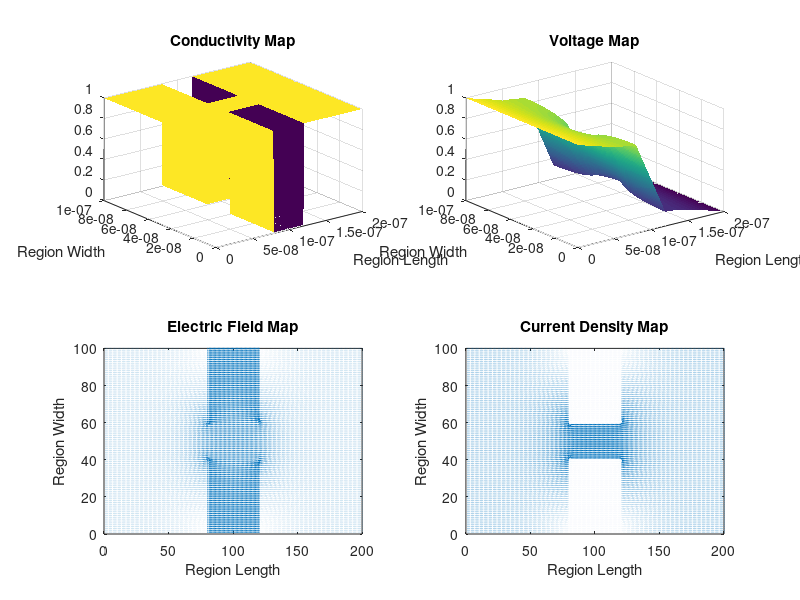

MATLAB code to generate this figure:
clear all
clc
set(0,'DefaultFigureWindowStyle','docked');

% Solving V=V0 @ x=0 and V=0 @ x=L in region LxW
% Implement funtion 'pbaspect' to fix Z aspect ratio

L = 200e-9;
W = 100e-9;
V0 = 1;

fMesh = 1;
nx = fMesh*200;
ny = fMesh*100;
La = linspace(0,L,nx);
Wa = linspace(0,W,ny);
G = sparse(nx*ny);
%V = sparse(nx,ny);
F = sparse(1,nx*ny);


Acond = 1;              % background conductivity of region, low resistance
Bcond = 1e-2;           % Conductivity of boxes, highly resistive
cMap = zeros(nx,ny);
Lb = 40e-9;
Wb = 40e-9;
for u = 1:nx
    for v = 1:ny
        if (u >= 80 && u <= 120)
            if v >= 0 && v <= 40
                cMap(u,v) = Bcond;
            elseif v >= 60 && v <= 100
                cMap(u,v) = Bcond;
            else
                cMap(u,v) = Acond;
            end
        else
            cMap(u,v) = Acond;
        end
    end
end





for i = 1:nx                %Iteration through length
    for j = 1:ny            %Iteration through width
        n = j + (i-1)*ny;

        if i == 1          % x=0 BCs
            G(n,:) = 0;
            G(n,n) = 1;
            F(n) = 1;
        elseif i == nx     % x=1 BCs
            G(n,:) = 0;
            G(n,n) = 1;
            F(n) = 0;       %F(n)=0 sets z at final width to 0
            
% COMMENT BELOW FOR 1a
            %F(n) = 1;       %F(n)=1 sets z at final width to 1
            
        elseif j == 1                 % y=0 BCs
            nxm = j + (i-2)*ny;
            nxp = j + (i)*ny;
            nyp = j+1 + (i-1)*ny;

            rxm = (cMap(i,j) + cMap(i-1,j))/2;
            rxp = (cMap(i,j) + cMap(i+1,j))/2;
            ryp = (cMap(i,j) + cMap(i,j+1))/2;
            
            G(n,n) = -(rxm+rxp+ryp);
            G(n,nxm) = rxm;
            G(n,nxp) = rxp;
            G(n,nyp) = ryp;

        elseif j == ny                % y=1 BCs
            nxm = j + (i-2)*ny;
            nxp = j + (i)*ny;
            nym = j-1 + (i-1)*ny;

            rxm = (cMap(i,j) + cMap(i-1,j))/2;
            rxp = (cMap(i,j) + cMap(i+1,j))/2;
            rym = (cMap(i,j) + cMap(i,j-1))/2;
            
            G(n,n) = -(rxm+rxp+rym);
            G(n,nxm) = rxm;
            G(n,nxp) = rxp;
            G(n,nym) = rym;
            
            
% COMMENT ABOVE FOR 1a
            
        else
            nxm = j + (i-2)*ny;
            nxp = j + (i)*ny;
            nym = j-1 + (i-1)*ny;
            nyp = j+1 + (i-1)*ny;

            rxm = (cMap(i,j) + cMap(i-1,j))/2;
            rxp = (cMap(i,j) + cMap(i+1,j))/2;
            rym = (cMap(i,j) + cMap(i,j-1))/2;
            ryp = (cMap(i,j) + cMap(i,j+1))/2;
            
            G(n,n) = -(rxm+rxp+rym+ryp);
            G(n,nxm) = rxm;
            G(n,nxp) = rxp;
            G(n,nym) = rym;
            G(n,nyp) = ryp;
        end
            
    end
end
% figure(1)
% spy(G)

V = G\F';

Vmap = zeros(nx,ny);
for i = 1:nx
    for j = 1:ny
        n = j + (i-1)*ny;
        Vmap(i,j) = V(n);
    end
end


for i = 1:nx
    for j = 1:ny
        if i == 1
            Ex(i, j) = (Vmap(i + 1, j) - Vmap(i, j));
        elseif i == nx
            Ex(i, j) = (Vmap(i, j) - Vmap(i - 1, j));
        else
            Ex(i, j) = (Vmap(i + 1, j) - Vmap(i - 1, j)) * 0.5;
        end
        if j == 1
            Ey(i, j) = (Vmap(i, j + 1) - Vmap(i, j));
        elseif j == ny
            Ey(i, j) = (Vmap(i, j) - Vmap(i, j - 1));
        else
            Ey(i, j) = (Vmap(i, j + 1) - Vmap(i, j - 1)) * 0.5;
        end
    end
end

Ex = -Ex;
Ey = -Ey;

eFlowx = cMap .* Ex;        %Jx
eFlowy = cMap .* Ey;        %Jy

figure(4)
subplot(2, 2, 1), H = surf(La,Wa,cMap');
set(H, 'linestyle', 'none');
%view(0, 90)
title('Conductivity Map')
xlabel('Region Length')
ylabel('Region Width')
subplot(2, 2, 2), H = surf(La,Wa,Vmap');
set(H, 'linestyle', 'none');
%view(90, 270)
title('Voltage Map')
xlabel('Region Length')
ylabel('Region Width')
subplot(2, 2, 3), quiver(Ex', Ey');
axis([0 nx 0 ny]);
title('Electric Field Map')
xlabel('Region Length')
ylabel('Region Width')
subplot(2, 2, 4), quiver(eFlowx', eFlowy');
axis([0 nx 0 ny]);
title('Current Density Map')
xlabel('Region Length')
ylabel('Region Width')
saveas(gcf,'Figure4')



C0 = sum(eFlowx(1, :));
Cnx = sum(eFlowx(nx, :));
Curr = (C0 + Cnx) * 0.5;